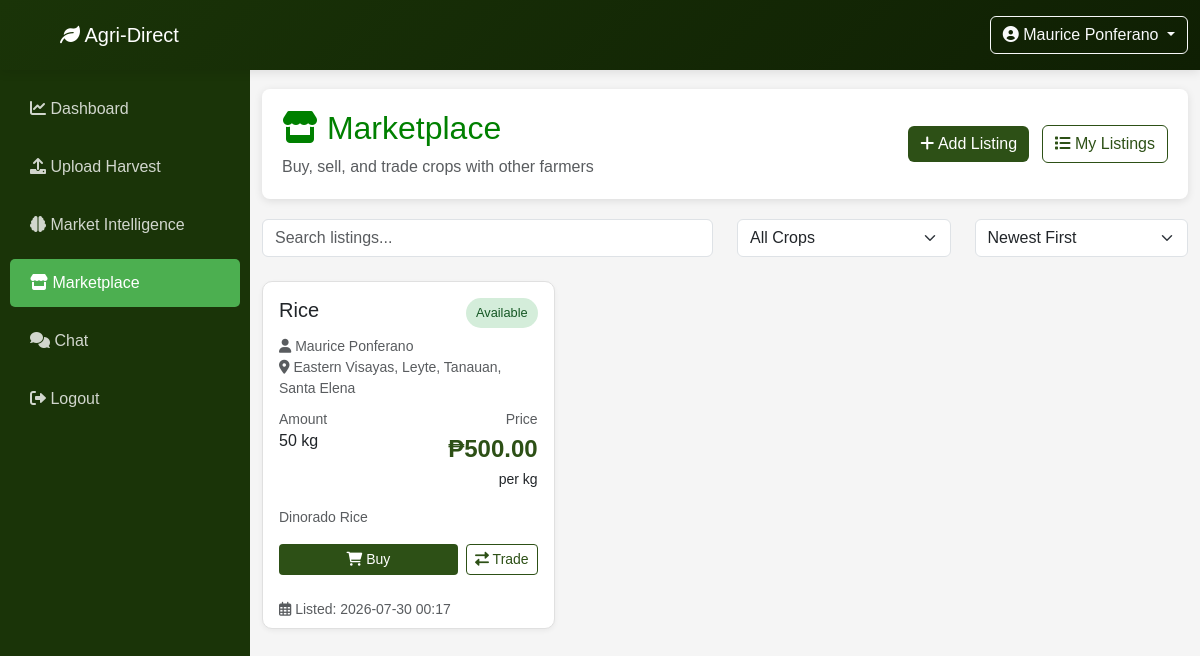
/marketplace (signed in), run on the app's committed database.
### tables this page shows
CREATE TABLE marketplace(
        id INTEGER PRIMARY KEY AUTOINCREMENT,
        user_id INTEGER,
        username TEXT,
        crop_id INTEGER,
        crop_name TEXT,
        amount INTEGER,
        price REAL,
        unit TEXT DEFAULT 'kg',
        status TEXT DEFAULT 'available',
        listing_date TEXT,
        expiry_date TEXT,
        description TEXT,
        location TEXT,
        FOREIGN KEY (user_id) REFERENCES users(id),
        FOREIGN KEY (crop_id) REFERENCES crops(id)
    );

CREATE TABLE users(
        id INTEGER PRIMARY KEY AUTOINCREMENT,
        username TEXT UNIQUE,
        password TEXT
    , role TEXT DEFAULT 'buyer', location TEXT);

### app.py (the view)
@app.route("/marketplace")
def marketplace():
    if "user" not in session:
        return redirect("/login")
    conn = get_db()
    cur = conn.cursor()
    cur.execute("""
        SELECT m.*, u.username as seller_name, u.location as seller_location
        FROM marketplace m
        JOIN users u ON m.user_id = u.id
        WHERE m.status = 'available'
        ORDER BY m.listing_date DESC
    """)
    listings = cur.fetchall()
    cur.execute("""
        SELECT crop_name, SUM(quantity) as total_quantity
        FROM inventory
        WHERE farmer = ?
        GROUP BY crop_name
        HAVING total_quantity > 0
    """, (session["user"],))
    user_inventory = cur.fetchall()
    cur.execute("SELECT id, crops_name FROM crops ORDER BY crops_name")
    crops = cur.fetchall()
    conn.close()
    return render_template("marketplace.html",
                         listings=listings,
                         user_inventory=user_inventory,
                         crops=crops)

### app.py (called while the page is built)
def get_db():
    conn = sqlite3.connect(DB_PATH, timeout=30, isolation_level=None)
    conn.row_factory = sqlite3.Row
    conn.execute("PRAGMA busy_timeout = 30000")
    try:
        conn.execute("PRAGMA journal_mode = DELETE")
    except sqlite3.OperationalError:
        pass
    return conn

### templates/marketplace.html (shortened to what this page needs)
<!DOCTYPE html>
<html lang="en">
<head>
    <link href="https://cdn.jsdelivr.net/npm/bootstrap@5.3.0/dist/css/bootstrap.min.css" rel="stylesheet">
    <link href="https://cdnjs.cloudflare.com/ajax/libs/font-awesome/6.0.0/css/all.min.css" rel="stylesheet">
    <link rel="stylesheet" href="{{ url_for('static', filename='style.css') }}">
</head>
<body>
    <div class="sidebar">
        <nav class="nav flex-column">
            <a class="nav-link" href="/dashboard">
                <i class="fas fa-chart-line"></i> Dashboard
            </a>
            <a class="nav-link" href="/upload">
                <i class="fas fa-upload"></i> Upload Harvest
            </a>
            <a class="nav-link" href="/market-intelligence">
                <i class="fas fa-brain"></i> Market Intelligence
            </a>
            <a class="nav-link active" href="/marketplace">
                <i class="fas fa-store"></i> Marketplace
            </a>
            <a class="nav-link" href="#" onclick="toggleChat()">
                <i class="fas fa-comments"></i> Chat
            </a>
            <a class="nav-link" href="/logout">
                <i class="fas fa-sign-out-alt"></i> Logout
            </a>
        </nav>
    </div>
    <nav class="navbar navbar-dark navbar-custom fixed-top">
        <div class="container-fluid">
            <span class="navbar-brand mb-0 h1 ms-5">
                <i class="fas fa-leaf"></i> Agri-Direct
            </span>
            <div class="dropdown">
                <button class="btn btn-outline-light dropdown-toggle" type="button" id="profileDropdown" data-bs-toggle="dropdown" aria-expanded="false">
                    <i class="fas fa-user-circle"></i> {{ session.get('user', 'User') }}
                </button>
            </div>
        </div>
    </nav>
    <div class="main-content">
        <div class="container-fluid py-4">
            <div class="marketplace-header">
                <div class="row align-items-center">
                    <div class="col">
                        <h2><i class="fas fa-store"></i> Marketplace</h2>
                        <p class="text-muted mb-0">Buy, sell, and trade crops with other farmers</p>
                    </div>
                    <div class="col-auto">
                        <a href="/marketplace/add" class="btn btn-success">
                            <i class="fas fa-plus"></i> Add Listing
                        </a>
                        <a href="/marketplace/my-listings" class="btn btn-outline-success ms-2">
                            <i class="fas fa-list"></i> My Listings
                        </a>
                    </div>
                </div>
            </div>
            <div class="row mb-4">
                <div class="col-md-6">
                    <input type="text" class="form-control" id="searchMarketplace" placeholder="Search listings..." oninput="filterListings()">
                </div>
                <div class="col-md-3">
                    <select class="form-select" id="filterCrop" onchange="filterListings()">
                        <option value="">All Crops</option>
                    </select>
                </div>
                <div class="col-md-3">
                    <select class="form-select" id="filterSort" onchange="filterListings()">
                        <option value="newest">Newest First</option>
                    </select>
                </div>
            </div>
            <div class="row" id="listingsContainer">
                {% if listings %}
                    {% for listing in listings %}
                    <div class="col-lg-4 col-md-6 mb-4 listing-item"
                         data-crop="{{ listing['crop_name'] }}"
                         data-price="{{ listing['price'] }}"
                         data-amount="{{ listing['amount'] }}"
                         data-date="{{ listing['listing_date'] }}">
                        <div class="card listing-card h-100">
                            <div class="card-body">
                                <div class="d-flex justify-content-between align-items-start mb-2">
                                    <h5 class="card-title mb-0">{{ listing['crop_name'] }}</h5>
                                    <span class="status-badge status-available">Available</span>
                                </div>
                                <p class="text-muted small mb-2">
                                    <i class="fas fa-user"></i> {{ listing['seller_name'] }}
                                    {% if listing['location'] %}
                                    <br><i class="fas fa-map-marker-alt"></i> {{ listing['location'] }}
                                    {% endif %}
                                </p>
                                <div class="row mb-3">
                                    <div class="col-6">
                                        <small class="text-muted">Amount</small>
                                        <h6>{{ listing['amount'] }} {{ listing['unit'] or 'kg' }}</h6>
                                    </div>
                                    <div class="col-6 text-end">
                                        <small class="text-muted">Price</small>
                                        <div class="price-tag">₱{{ "%.2f"|format(listing['price']) }}</div>
                                        <small>per {{ listing['unit'] or 'kg' }}</small>
                                    </div>
                                </div>
                                {% if listing['description'] %}
                                <p class="card-text small text-muted">{{ listing['description'] }}</p>
                                {% endif %}
                                <div class="d-flex gap-2">
                                    <button class="btn btn-success btn-sm flex-grow-1" onclick="openBuyModal({{ listing['id'] }}, '{{ listing['crop_name'] }}', {{ listing['amount'] }}, {{ listing['price'] }})">
                                        <i class="fas fa-shopping-cart"></i> Buy
                                    </button>
                                    <button class="btn btn-outline-success btn-sm" onclick="openTradeModal({{ listing['id'] }})">
                                        <i class="fas fa-exchange-alt"></i> Trade
                                    </button>
                                </div>
                            </div>
                            <div class="card-footer bg-transparent border-top-0 text-muted small">
                                <i class="far fa-calendar-alt"></i> Listed: {{ listing['listing_date'][:16] }}
                            </div>
                        </div>
                    </div>
                    {% endfor %}
                {% endif %}
            </div>
        </div>
    </div>
</body>
</html>

### static/style.css (style rules this page uses)
body { font-family: Arial, sans-serif; background: #f4f4f4; }
h1, h2 { color: green; }

### templates/marketplace.html (style rules this page uses)
body { background: #f5f5f5; }
.navbar-custom { background: linear-gradient(135deg, #1a3408 0%, #0f1f03 100%); box-shadow: 0 2px 10px rgba(0,0,0,0.1); padding: 0 0px; position: fixed; top: 0; left: 0; right: 0; height: 70px; z-index: 1030; }
.sidebar { background: #1a3408; color: white; min-height: 100vh; position: fixed; top: 0; left: 0; width: 250px; padding-top: 80px; z-index: 1000; }
.sidebar .nav-link { color: rgba(255,255,255,0.8); padding: 12px 20px; margin: 5px 10px; border-radius: 5px; transition: all 0.3s; }
.sidebar .nav-link.active { background: #4caf50; color: white; }
.main-content { margin-left: 250px; margin-top: 45px; padding-top: 20px; }
.listing-card { transition: transform 0.2s; border: 1px solid #e0e0e0; border-radius: 10px; box-shadow: 0 2px 5px rgba(0,0,0,0.05); }
.price-tag { font-size: 1.5rem; font-weight: bold; color: #2d5016; }
.btn-success { background: #2d5016; border: none; }
.status-badge { padding: 5px 10px; border-radius: 20px; font-size: 0.8rem; }
.status-available { background: #d4edda; color: #155724; }
.marketplace-header { background: white; padding: 20px; border-radius: 8px; margin-bottom: 20px; box-shadow: 0 2px 8px rgba(0,0,0,0.1); }
.btn-outline-success { color: #2d5016; border-color: #2d5016; }

### data on the page
marketplace: crop_name "Rice", seller_name "Maurice Ponferano", location "Eastern Visayas, Leyte, Tanauan, Santa Elena", amount "50", unit "kg", price "500.00", description "Dinorado Rice", listing_date "2026-07-30 00:17"

### other printed values
{{ session.get('user', 'User') }} "Maurice Ponferano"
